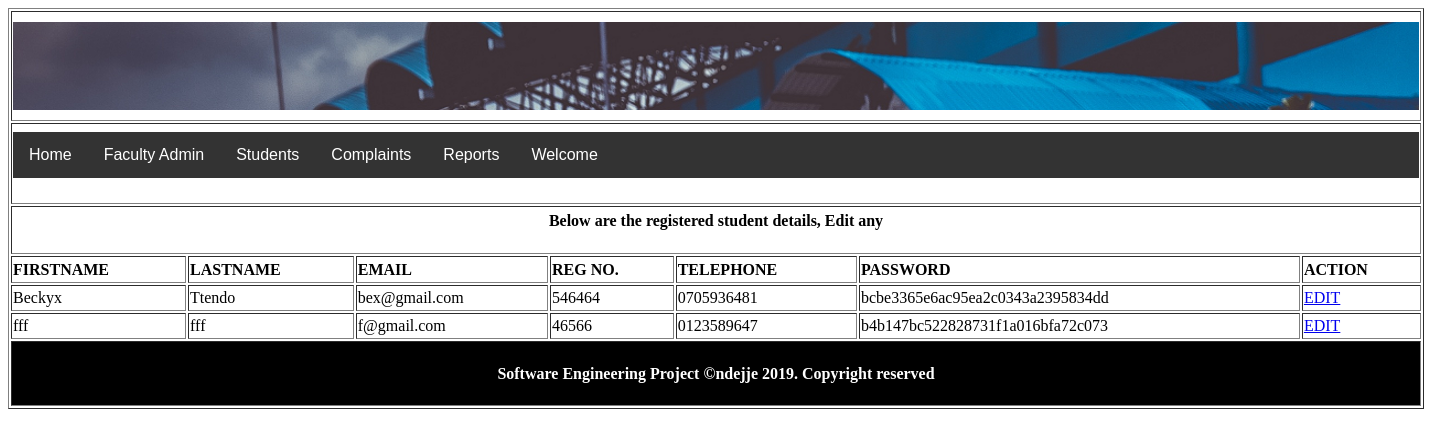
The page /editStudent.php (signed in) on the database its author committed.
### tables this page shows
CREATE TABLE `student` (
  `studentID` int(20) NOT NULL,
  `studentfirstname` varchar(20) NOT NULL,
  `studentlastname` varchar(20) NOT NULL,
  `studentemail` varchar(50) NOT NULL,
  `regNo` varchar(25) NOT NULL,
  `studenttelephone` varchar(15) NOT NULL,
  `studentpassword` varchar(150) NOT NULL
);

### editStudent.php (the view, shortened to what this page needs)
<!DOCTYPE html PUBLIC "-//W3C//DTD XHTML 1.0 Transitional//EN" "http://www.w3.org/TR/xhtml1/DTD/xhtml1-transitional.dtd">
<html xmlns="http://www.w3.org/1999/xhtml">
<head>
</head>
<body>
<tr><table width="1019" height="401" border="1">
   <tr>
    <td colspan="7"><img src="images/myBanner.jpeg" width="1406" height="88" /></td>
  </tr>
 <tr>
    <td colspan="7">
    <?php include_once('FacultyMenu.php');?>&nbsp;</td>
  </tr>
  <tr>
    <td colspan="7"> <center><strong>Below are the registered student details, Edit any</strong></center> </td>
    </tr>
  <tr>
    <td><strong>FIRSTNAME</strong></td>
    <td><strong>LASTNAME</strong></td>
    <td><strong>EMAIL</strong></td>
    <td><strong>REG NO.</strong></td>
    <td><strong>TELEPHONE</strong></td>
    <td><strong>PASSWORD</strong></td>
    <td><strong>ACTION</strong></td>
  </tr>
  <?php
$ret=mysql_query("select * from student") or die ("Failed to retrieve data".mysql_error());
while($row=mysql_fetch_assoc($ret))
{
$sid=$row['studentID'];
$sfname=$row['studentfirstname'];
$slname=$row['studentlastname'];
$semail=$row['studentemail'];
$sregNo=$row['regNo'];
$stel=$row['studenttelephone'];
$spass=$row['studentpassword'];
?>
  <tr>
    <td><?php echo $sfname?></td>
    <td><?php echo $slname?></td>
    <td><?php echo $semail?></td>
    <td><?php echo $sregNo?></td>
    <td><?php echo $stel?></td>
    <td><?php echo $spass?></td>
    <td><a href="updateStudent.php?sid=<?php echo $sid;?>" >EDIT</a></td><?php ?>
  </tr>
  <?php
  }
  ?>
  <tr>
    <td colspan="7" style="background-color:#000000; color:#FFFFFF;"><center><b><?php include_once('footer.php');?></b></center></td>
  </tr>
</table>
</body>
</html>

### rows shown on the page
student: studentfirstname "Beckyx", studentlastname "Ttendo", studentemail "bex@gmail.com", regNo "546464", studenttelephone "0705936481", studentpassword "bcbe3365e6ac95ea2c0343a2395834dd"
student: studentfirstname "fff", studentlastname "fff", studentemail "f@gmail.com", regNo "46566", studenttelephone "0123589647", studentpassword "b4b147bc522828731f1a016bfa72c073"
